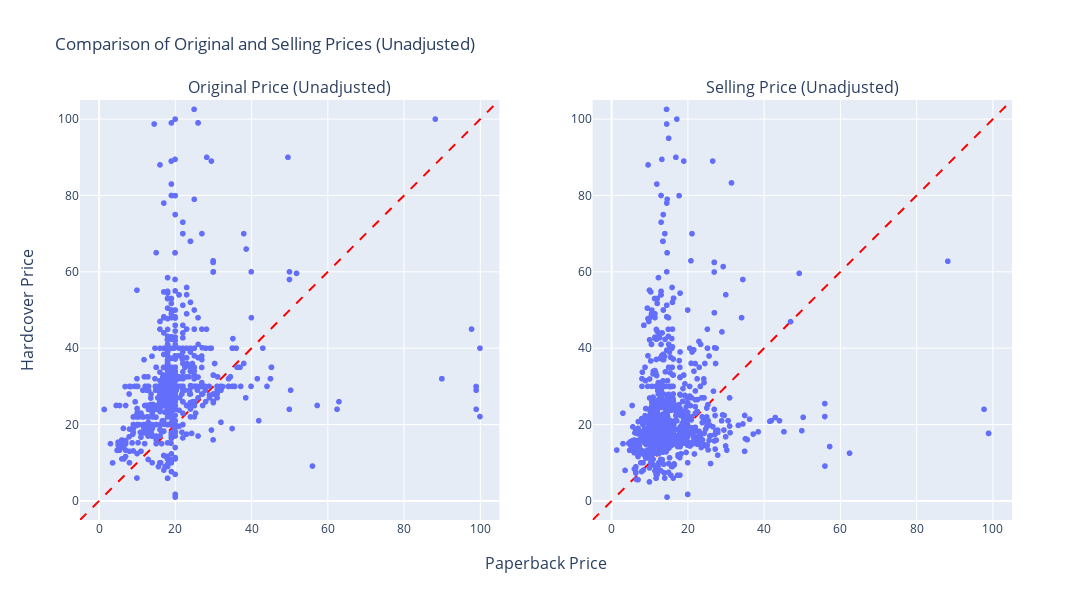
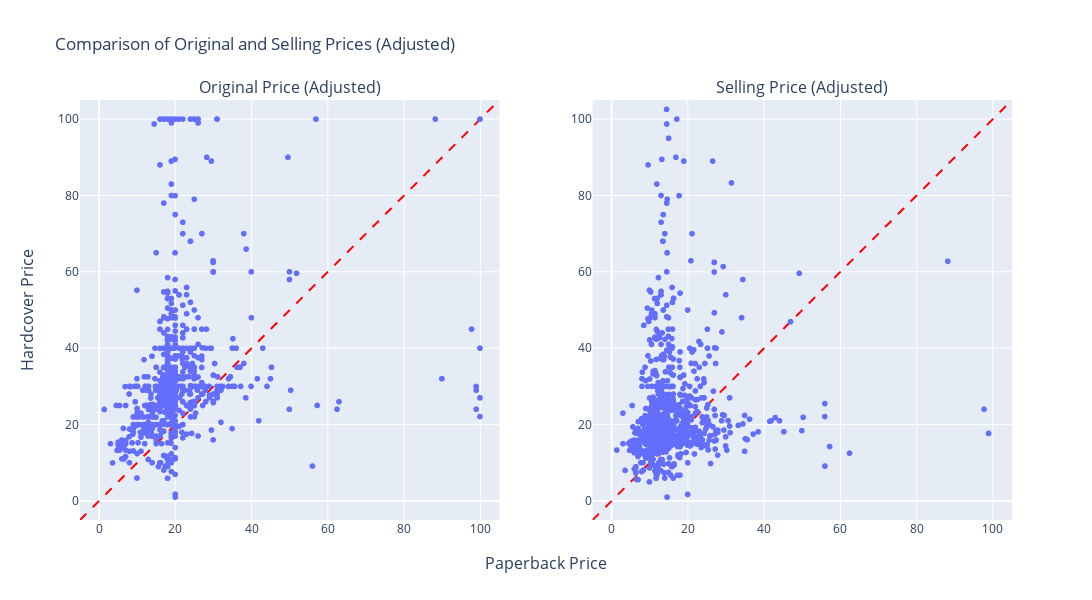

The notebook cell saved with these charts, in order:
### Code cell
import plotly.express as px
import plotly.graph_objects as go
from plotly.subplots import make_subplots

# 篩選掉缺少必要數據的行
filtered_data = data_2dep_top100.dropna(subset=["paperback-original_price", "hardcover-original_price"])

# 創建一個副本來調整價格
adjusted_data = filtered_data.copy()
adjusted_data["paperback-adjusted"] = adjusted_data["paperback-original_price"].apply(lambda x: min(x, 100))
adjusted_data["hardcover-adjusted"] = adjusted_data["hardcover-original_price"].apply(lambda x: min(x, 100))

# 設置軸的範圍和單位長
min_val = 0
max_val = 100
buffer = 5  # 預留邊緣緩衝區
min_val -= buffer
max_val += buffer

# 創建第一個子圖（未調整價格）
fig1 = make_subplots(rows=1, cols=2, subplot_titles=("Original Price (Unadjusted)", "Selling Price (Unadjusted)"), x_title="Paperback Price", y_title="Hardcover Price")

# 原價-未調整
scatter1 = px.scatter(filtered_data, x="paperback-original_price", y="hardcover-original_price")
scatter1.update_traces(showlegend=False)
fig1.add_traces(scatter1.data, rows=1, cols=1)

# 售價-未調整
scatter2 = px.scatter(filtered_data, x="paperback-selling_price", y="hardcover-selling_price")
scatter2.update_traces(showlegend=False)
fig1.add_traces(scatter2.data, rows=1, cols=2)

# 更新子圖佈局，設置軸範圍和單位長
fig1.update_layout(
    height=600,
    width=1200,
    title_text="Comparison of Original and Selling Prices (Unadjusted)",
    xaxis1=dict(range=[min_val, max_val]),
    yaxis1=dict(range=[min_val, max_val]),
    xaxis2=dict(range=[min_val, max_val]),
    yaxis2=dict(range=[min_val, max_val]),
)

# 添加45度線
for i in range(1, 3):
    fig1.add_trace(go.Scatter(x=[min_val, max_val], y=[min_val, max_val], mode="lines", line=dict(color="red", dash="dash"), showlegend=False), row=1, col=i)

# 創建第二個子圖（調整價格）
fig2 = make_subplots(rows=1, cols=2, subplot_titles=("Original Price (Adjusted)", "Selling Price (Adjusted)"), x_title="Paperback Price", y_title="Hardcover Price")

# 原價-調整
scatter3 = px.scatter(adjusted_data, x="paperback-adjusted", y="hardcover-adjusted")
scatter3.update_traces(showlegend=False)
fig2.add_traces(scatter3.data, rows=1, cols=1)

# 售價-調整
scatter4 = px.scatter(adjusted_data, x="paperback-selling_price", y="hardcover-selling_price")
scatter4.update_traces(showlegend=False)
fig2.add_traces(scatter4.data, rows=1, cols=2)

# 更新子圖佈局，設置軸範圍和單位長
fig2.update_layout(
    height=600,
    width=1200,
    title_text="Comparison of Original and Selling Prices (Adjusted)",
    xaxis1=dict(range=[min_val, max_val]),
    yaxis1=dict(range=[min_val, max_val]),
    xaxis2=dict(range=[min_val, max_val]),
    yaxis2=dict(range=[min_val, max_val]),
)

# 添加45度線
for i in range(1, 3):
    fig2.add_trace(go.Scatter(x=[min_val, max_val], y=[min_val, max_val], mode="lines", line=dict(color="red", dash="dash"), showlegend=False), row=1, col=i)

fig1.show()
fig2.show()

### Figure 1 — Plotly figure (JSON) as saved in the notebook; plotly's stock layout.template omitted (floating-point values rounded to 4 significant figures; data arrays with more than 128 entries replaced by an {"elided": "..."} marker saying what was removed)
{"data": [{"hovertemplate": "paperback-original_price=%{x}<br>hardcover-original_price=%{y}<extra></extra>", "legendgroup": "", "marker": {"color": "#636efa", "symbol": "circle"}, "mode": "markers", "name": "", "showlegend": false, "type": "scattergl", "x": {"elided": "1009 float values"}, "xaxis": "x", "y": {"elided": "1009 float values"}, "yaxis": "y"}, {"hovertemplate": "paperback-selling_price=%{x}<br>hardcover-selling_price=%{y}<extra></extra>", "legendgroup": "", "marker": {"color": "#636efa", "symbol": "circle"}, "mode": "markers", "name": "", "showlegend": false, "type": "scattergl", "x": {"elided": "1009 float values"}, "xaxis": "x2", "y": {"elided": "1009 float values"}, "yaxis": "y2"}, {"line": {"color": "red", "dash": "dash"}, "mode": "lines", "showlegend": false, "type": "scatter", "x": [-5, 105], "xaxis": "x", "y": [-5, 105], "yaxis": "y"}, {"line": {"color": "red", "dash": "dash"}, "mode": "lines", "showlegend": false, "type": "scatter", "x": [-5, 105], "xaxis": "x2", "y": [-5, 105], "yaxis": "y2"}], "layout": {"annotations": [{"font": {"size": 16}, "showarrow": false, "text": "Original Price (Unadjusted)", "x": 0.225, "xanchor": "center", "xref": "paper", "y": 1, "yanchor": "bottom", "yref": "paper"}, {"font": {"size": 16}, "showarrow": false, "text": "Selling Price (Unadjusted)", "x": 0.775, "xanchor": "center", "xref": "paper", "y": 1, "yanchor": "bottom", "yref": "paper"}, {"font": {"size": 16}, "showarrow": false, "text": "Paperback Price", "x": 0.5, "xanchor": "center", "xref": "paper", "y": 0, "yanchor": "top", "yref": "paper", "yshift": -30}, {"font": {"size": 16}, "showarrow": false, "text": "Hardcover Price", "textangle": -90, "x": 0, "xanchor": "right", "xref": "paper", "xshift": -40, "y": 0.5, "yanchor": "middle", "yref": "paper"}], "height": 600, "title": {"text": "Comparison of Original and Selling Prices (Unadjusted)"}, "width": 1200, "xaxis": {"anchor": "y", "domain": [0, 0.45], "range": [-5, 105]}, "xaxis2": {"anchor": "y2", "domain": [0.55, 1], "range": [-5, 105]}, "yaxis": {"anchor": "x", "domain": [0, 1], "range": [-5, 105]}, "yaxis2": {"anchor": "x2", "domain": [0, 1], "range": [-5, 105]}}}

### Figure 2 — Plotly figure (JSON) as saved in the notebook; plotly's stock layout.template omitted (floating-point values rounded to 4 significant figures; data arrays with more than 128 entries replaced by an {"elided": "..."} marker saying what was removed)
{"data": [{"hovertemplate": "paperback-adjusted=%{x}<br>hardcover-adjusted=%{y}<extra></extra>", "legendgroup": "", "marker": {"color": "#636efa", "symbol": "circle"}, "mode": "markers", "name": "", "showlegend": false, "type": "scattergl", "x": {"elided": "1009 float values"}, "xaxis": "x", "y": {"elided": "1009 float values"}, "yaxis": "y"}, {"hovertemplate": "paperback-selling_price=%{x}<br>hardcover-selling_price=%{y}<extra></extra>", "legendgroup": "", "marker": {"color": "#636efa", "symbol": "circle"}, "mode": "markers", "name": "", "showlegend": false, "type": "scattergl", "x": {"elided": "1009 float values"}, "xaxis": "x2", "y": {"elided": "1009 float values"}, "yaxis": "y2"}, {"line": {"color": "red", "dash": "dash"}, "mode": "lines", "showlegend": false, "type": "scatter", "x": [-5, 105], "xaxis": "x", "y": [-5, 105], "yaxis": "y"}, {"line": {"color": "red", "dash": "dash"}, "mode": "lines", "showlegend": false, "type": "scatter", "x": [-5, 105], "xaxis": "x2", "y": [-5, 105], "yaxis": "y2"}], "layout": {"annotations": [{"font": {"size": 16}, "showarrow": false, "text": "Original Price (Adjusted)", "x": 0.225, "xanchor": "center", "xref": "paper", "y": 1, "yanchor": "bottom", "yref": "paper"}, {"font": {"size": 16}, "showarrow": false, "text": "Selling Price (Adjusted)", "x": 0.775, "xanchor": "center", "xref": "paper", "y": 1, "yanchor": "bottom", "yref": "paper"}, {"font": {"size": 16}, "showarrow": false, "text": "Paperback Price", "x": 0.5, "xanchor": "center", "xref": "paper", "y": 0, "yanchor": "top", "yref": "paper", "yshift": -30}, {"font": {"size": 16}, "showarrow": false, "text": "Hardcover Price", "textangle": -90, "x": 0, "xanchor": "right", "xref": "paper", "xshift": -40, "y": 0.5, "yanchor": "middle", "yref": "paper"}], "height": 600, "title": {"text": "Comparison of Original and Selling Prices (Adjusted)"}, "width": 1200, "xaxis": {"anchor": "y", "domain": [0, 0.45], "range": [-5, 105]}, "xaxis2": {"anchor": "y2", "domain": [0.55, 1], "range": [-5, 105]}, "yaxis": {"anchor": "x", "domain": [0, 1], "range": [-5, 105]}, "yaxis2": {"anchor": "x2", "domain": [0, 1], "range": [-5, 105]}}}
